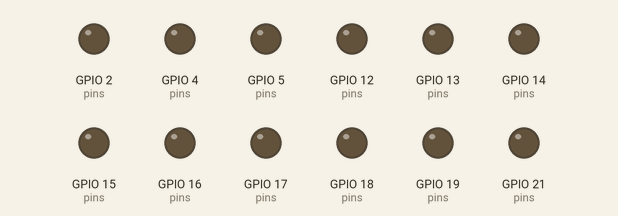
A sketch run on a simulated ESP32. On the bench: output pins drawn as LEDs (lit = HIGH). WiFi joins after 1.5 s; servers stay silent unless stated; what the sketch prints to the serial monitor is not drawn.

Above: at 0.6 s.
At 2.1 s:
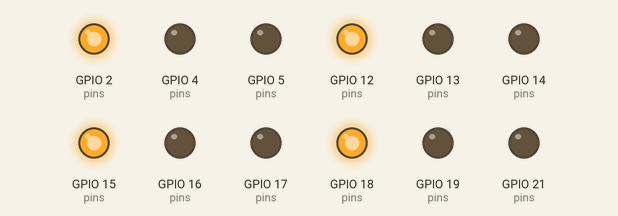
At 5.3 s:
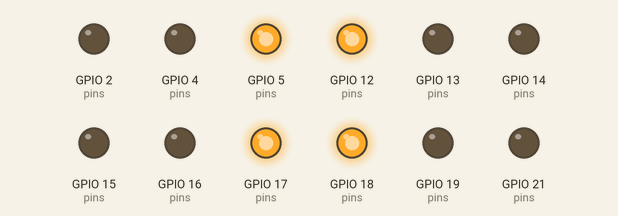
At 35.3 s:
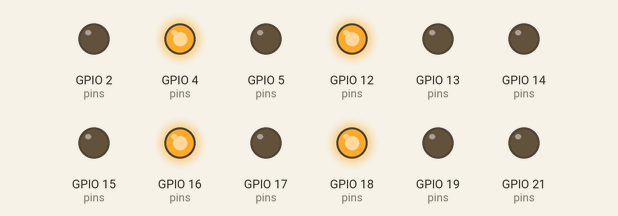
At 40.3 s:
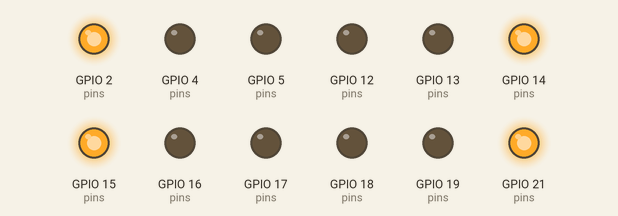
Timing chart, 0 to 41.8 s (numbered marks = the images above):
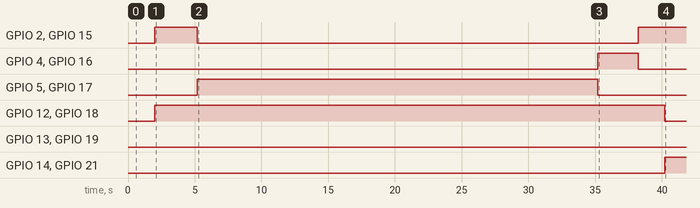

The sketch:

traffic_lights.ino
```cpp
#include <WiFi.h>
#include <HTTPClient.h>
#include <ArduinoJson.h>

const char *WIFI_SSID = "YOUR_WIFI_SSID";
const char *WIFI_PASSWORD = "YOUR_WIFI_PASSWORD";
const char *SERVER_URL = "http://192.168.1.50:5000/api/get_timings";

// Pin mapping (update for your wiring)
const int NORTH_RED = 2;
const int NORTH_YELLOW = 4;
const int NORTH_GREEN = 5;

const int EAST_RED = 12;
const int EAST_YELLOW = 13;
const int EAST_GREEN = 14;

const int SOUTH_RED = 15;
const int SOUTH_YELLOW = 16;
const int SOUTH_GREEN = 17;

const int WEST_RED = 18;
const int WEST_YELLOW = 19;
const int WEST_GREEN = 21;

const int POLL_INTERVAL_MS = 5000;

enum LightColor
{
    OFF,
    RED,
    YELLOW,
    GREEN
};

unsigned long lastPoll = 0;

void setupPins()
{
    int pins[] = {
        NORTH_RED, NORTH_YELLOW, NORTH_GREEN,
        EAST_RED, EAST_YELLOW, EAST_GREEN,
        SOUTH_RED, SOUTH_YELLOW, SOUTH_GREEN,
        WEST_RED, WEST_YELLOW, WEST_GREEN};
    for (int pin : pins)
    {
        pinMode(pin, OUTPUT);
        digitalWrite(pin, LOW);
    }
}

void setColor(int redPin, int yellowPin, int greenPin, LightColor color)
{
    digitalWrite(redPin, color == RED ? HIGH : LOW);
    digitalWrite(yellowPin, color == YELLOW ? HIGH : LOW);
    digitalWrite(greenPin, color == GREEN ? HIGH : LOW);
}

void setLightsNS_EW(LightColor nsColor, LightColor ewColor)
{
    setColor(NORTH_RED, NORTH_YELLOW, NORTH_GREEN, nsColor);
    setColor(SOUTH_RED, SOUTH_YELLOW, SOUTH_GREEN, nsColor);
    setColor(EAST_RED, EAST_YELLOW, EAST_GREEN, ewColor);
    setColor(WEST_RED, WEST_YELLOW, WEST_GREEN, ewColor);
}

void setAllRed()
{
    setLightsNS_EW(RED, RED);
}

void connectWiFi()
{
    WiFi.mode(WIFI_STA);
    WiFi.begin(WIFI_SSID, WIFI_PASSWORD);
    Serial.print("Connecting to WiFi");
    while (WiFi.status() != WL_CONNECTED)
    {
        delay(500);
        Serial.print(".");
    }
    Serial.println("\nWiFi connected");
    Serial.print("IP: ");
    Serial.println(WiFi.localIP());
}

LightColor parseColor(const char *color)
{
    if (!color)
    {
        return RED;
    }
    if (strcmp(color, "GREEN") == 0)
    {
        return GREEN;
    }
    if (strcmp(color, "YELLOW") == 0)
    {
        return YELLOW;
    }
    return RED;
}

bool fetchTimings(JsonDocument &doc)
{
    if (WiFi.status() != WL_CONNECTED)
    {
        return false;
    }

    HTTPClient http;
    http.begin(SERVER_URL);
    int httpCode = http.GET();
    if (httpCode <= 0)
    {
        http.end();
        return false;
    }

    String payload = http.getString();
    http.end();

    DeserializationError error = deserializeJson(doc, payload);
    if (error)
    {
        Serial.print("JSON parse error: ");
        Serial.println(error.c_str());
        return false;
    }
    return true;
}

void runPhase(LightColor nsColor, LightColor ewColor, int durationSeconds, const char *label)
{
    Serial.print("Phase: ");
    Serial.print(label);
    Serial.print(" (");
    Serial.print(durationSeconds);
    Serial.println("s)");
    setLightsNS_EW(nsColor, ewColor);
    delay(durationSeconds * 1000);
}

void runAllRed(int durationSeconds, const char *label)
{
    Serial.print("Phase: ");
    Serial.print(label);
    Serial.print(" (");
    Serial.print(durationSeconds);
    Serial.println("s)");
    setAllRed();
    delay(durationSeconds * 1000);
}

void runFallbackPlan()
{
    runPhase(GREEN, RED, 30, "Fallback NS green");
    runPhase(YELLOW, RED, 3, "Fallback NS yellow");
    runAllRed(2, "Fallback all red");
    runPhase(RED, GREEN, 30, "Fallback EW green");
    runPhase(RED, YELLOW, 3, "Fallback EW yellow");
    runAllRed(2, "Fallback all red");
}

void executePlan(JsonDocument &doc)
{
    JsonObject commands = doc["commands"];
    if (commands.isNull())
    {
        Serial.println("Missing commands, using fallback");
        runFallbackPlan();
        return;
    }

    for (int phase = 1; phase <= 6; ++phase)
    {
        String key = "phase" + String(phase);
        JsonObject phaseObj = commands[key];
        if (phaseObj.isNull())
        {
            Serial.println("Missing phase data, using fallback");
            runFallbackPlan();
            return;
        }

        int duration = phaseObj["duration"] | 0;
        const char *ns = phaseObj["ns"] | nullptr;
        const char *ew = phaseObj["ew"] | nullptr;
        const char *all = phaseObj["all"] | nullptr;

        if (all && strcmp(all, "RED") == 0)
        {
            runAllRed(duration, key.c_str());
        }
        else
        {
            runPhase(parseColor(ns), parseColor(ew), duration, key.c_str());
        }
    }
}

void setup()
{
    Serial.begin(115200);
    delay(500);
    setupPins();
    connectWiFi();
    setAllRed();
}

void loop()
{
    unsigned long now = millis();
    if (now - lastPoll >= POLL_INTERVAL_MS)
    {
        lastPoll = now;
        StaticJsonDocument<2048> doc;
        if (fetchTimings(doc))
        {
            executePlan(doc);
        }
        else
        {
            Serial.println("Failed to fetch timings, using fallback");
            runFallbackPlan();
        }
    }
    delay(100);
}
```

Measured:
- by itself, GPIO 2 (pins), GPIO 15 (pins): HIGH → LOW at 5.2 s, → HIGH 33.0 s later
- by itself, GPIO 4 (pins), GPIO 16 (pins): LOW → HIGH at 35.2 s, → LOW 3.0 s later
- by itself, GPIO 5 (pins), GPIO 17 (pins): LOW → HIGH at 5.2 s, → LOW 30.0 s later
- by itself, GPIO 12 (pins), GPIO 18 (pins): HIGH → LOW at 40.2 s
- by itself, GPIO 14 (pins), GPIO 21 (pins): LOW → HIGH at 40.2 s
